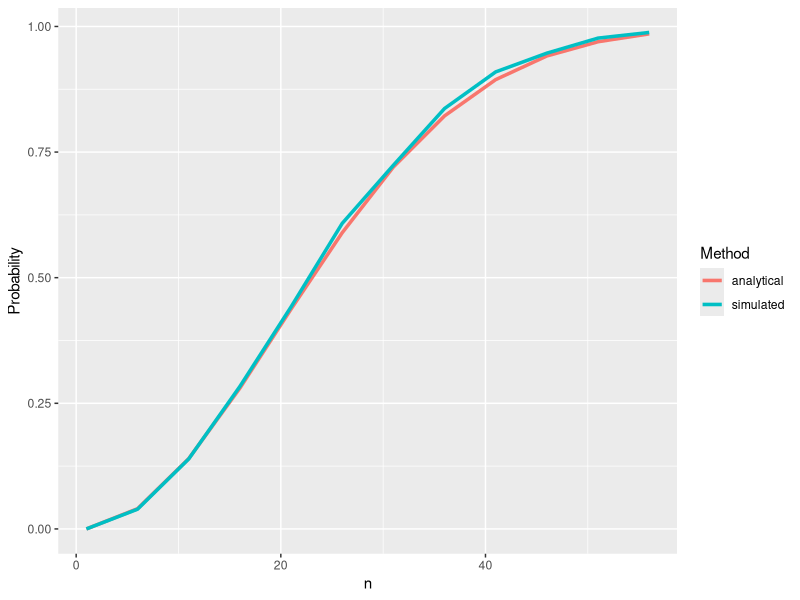

R code for this plot: (Note: this script raises an error after producing the figure.)
## ---- chunk 1
knitr::opts_chunk$set(echo = TRUE)
## ---- chunk 2
library(tidyverse)
library(scales)

boring = function(n) 1 - exp(-(n*(n-1)) / (2 * 365))
## ---- chunk 3
tibble(n = 1:23, p = percent(boring(1:23)))%>%
  knitr::kable(align = "c")
## ---- chunk 4
# Define the function
birthday = function(n){
# Create a empty vector
  y = NULL

# Simulate the 10000 rooms
  for (i in 1:10000) {

# Verify if at least 2 numbers match
    y[i] = length(table(sample(1:365,
                               size = n,
                               replace = T))) < n
  
  }

# Return the proportion
  return(mean(y))
}
## ---- chunk 5
birthday(n = 23)
## ---- chunk 6
tibble(n=seq(1,60,by = 5),
       analytical = boring(seq(1,60,by = 5)),
       simulated = sapply(seq(1,60,by = 5),birthday))%>% 
  gather("Method","Probability",-n)%>%
  ggplot(aes(n,Probability,col=Method))+
  geom_line(size=1.2)
## ---- chunk 7
library(compiler) #Package with the compiler function

comp.birthday = cmpfun(birthday,
                       options = list(optimize=3,
                                      enableJIT=3))
comp.birthday(n=23)
## ---- chunk 8
library(foreach)
library(doParallel)

para.birthday = function(n){
#setup parallel backend
cores=detectCores()
cl <- makeCluster(cores[1]-1,useXDR=F)
registerDoParallel(cl)

# Parallel "for" loop
y = foreach(i=1:10000) %dopar% {
  
  length(table(sample(1:365,
                        size = n,
                        replace = T))) < n
  
}

# Closing clusters 
stopCluster(cl)

# Returning the proportions
return(mean(unlist(y)))
}

para.birthday(n=23)
## ---- chunk 9
library(microbenchmark)

(bench.inf = microbenchmark(birthday(50),
                           comp.birthday(50),
                           para.birthday(50),
                           times = 30))

autoplot(bench.inf)
